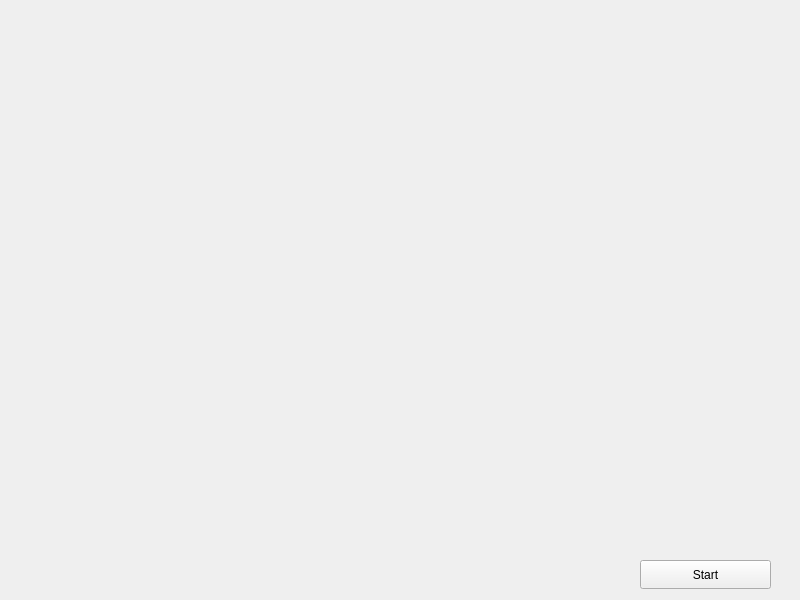
<?xml version="1.0" encoding="UTF-8"?>
<ui version="4.0">
 <class>WaveViewerWindow</class>
 <widget class="QWidget" name="WaveViewerWindow">
  <property name="geometry">
   <rect>
    <x>0</x>
    <y>0</y>
    <width>800</width>
    <height>600</height>
   </rect>
  </property>
  <property name="sizePolicy">
   <sizepolicy hsizetype="Fixed" vsizetype="Fixed">
    <horstretch>0</horstretch>
    <verstretch>0</verstretch>
   </sizepolicy>
  </property>
  <property name="windowTitle">
   <string>Wave Viewer</string>
  </property>
  <widget class="QCustomPlot" name="chart" native="true">
   <property name="geometry">
    <rect>
     <x>10</x>
     <y>50</y>
     <width>780</width>
     <height>500</height>
    </rect>
   </property>
   <property name="sizePolicy">
    <sizepolicy hsizetype="Preferred" vsizetype="Preferred">
     <horstretch>0</horstretch>
     <verstretch>0</verstretch>
    </sizepolicy>
   </property>
  </widget>
  <widget class="QPushButton" name="pushButton">
   <property name="geometry">
    <rect>
     <x>640</x>
     <y>560</y>
     <width>131</width>
     <height>29</height>
    </rect>
   </property>
   <property name="text">
    <string>Start</string>
   </property>
   <property name="checkable">
    <bool>true</bool>
   </property>
  </widget>
 </widget>
 <customwidgets>
  <customwidget>
   <class>QCustomPlot</class>
   <extends>QWidget</extends>
   <header>qcustomplot.h</header>
   <container>1</container>
  </customwidget>
 </customwidgets>
 <resources/>
 <connections/>
</ui>
